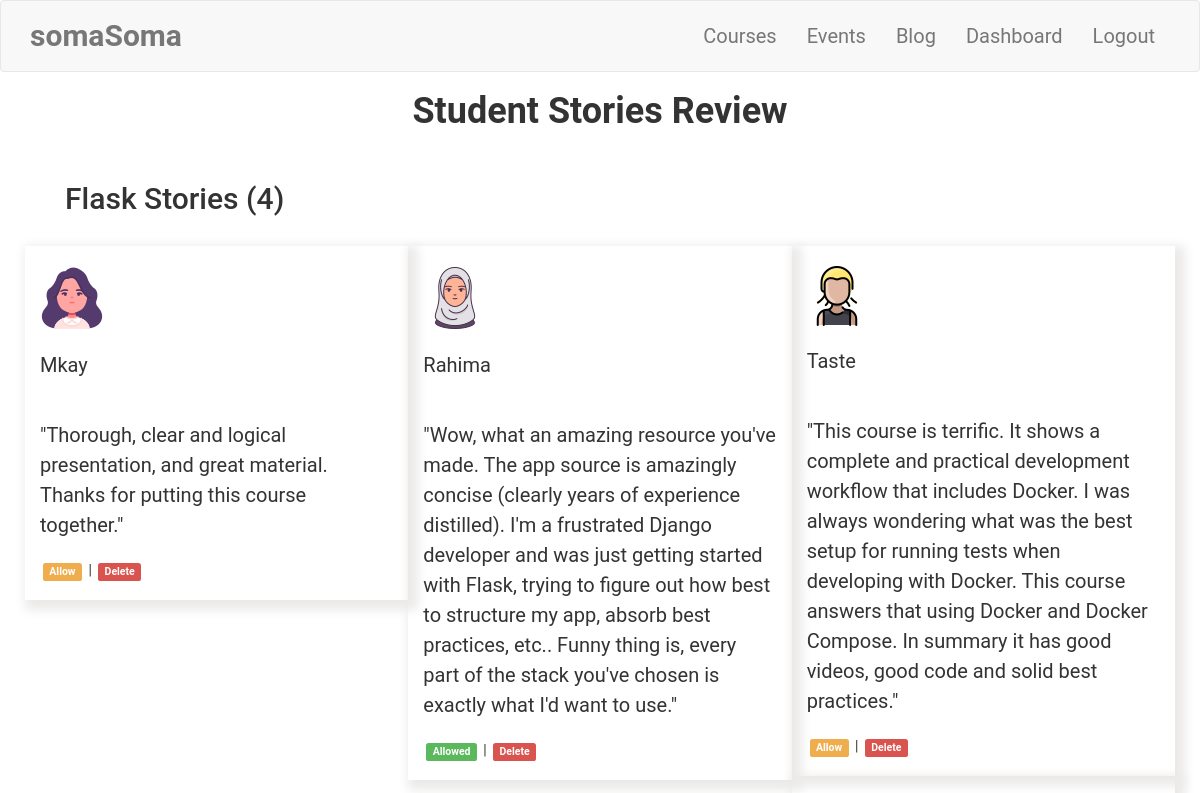
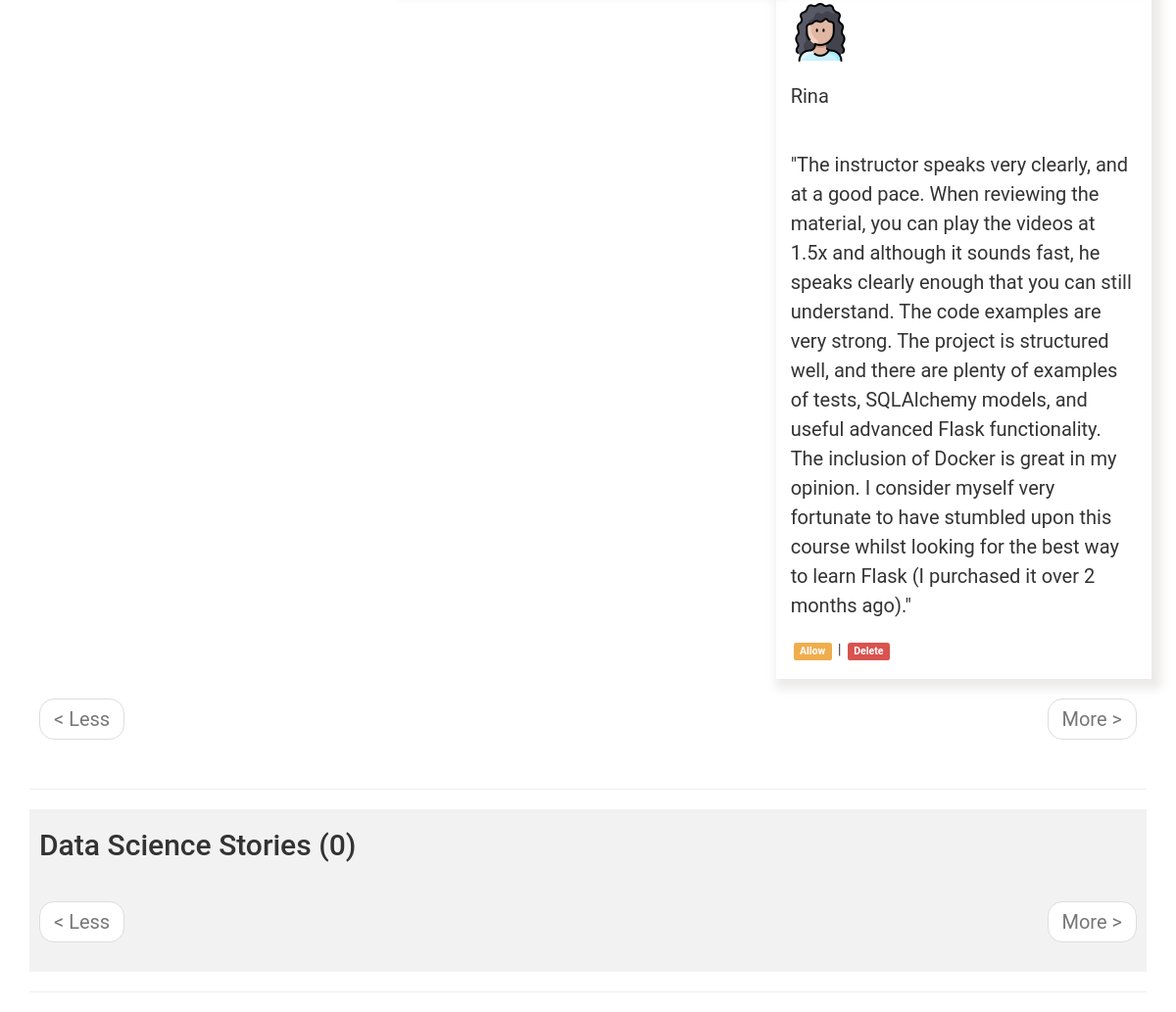
The app's page /admin/student-stories/review (signed in), older data (2 pictures, top to bottom).
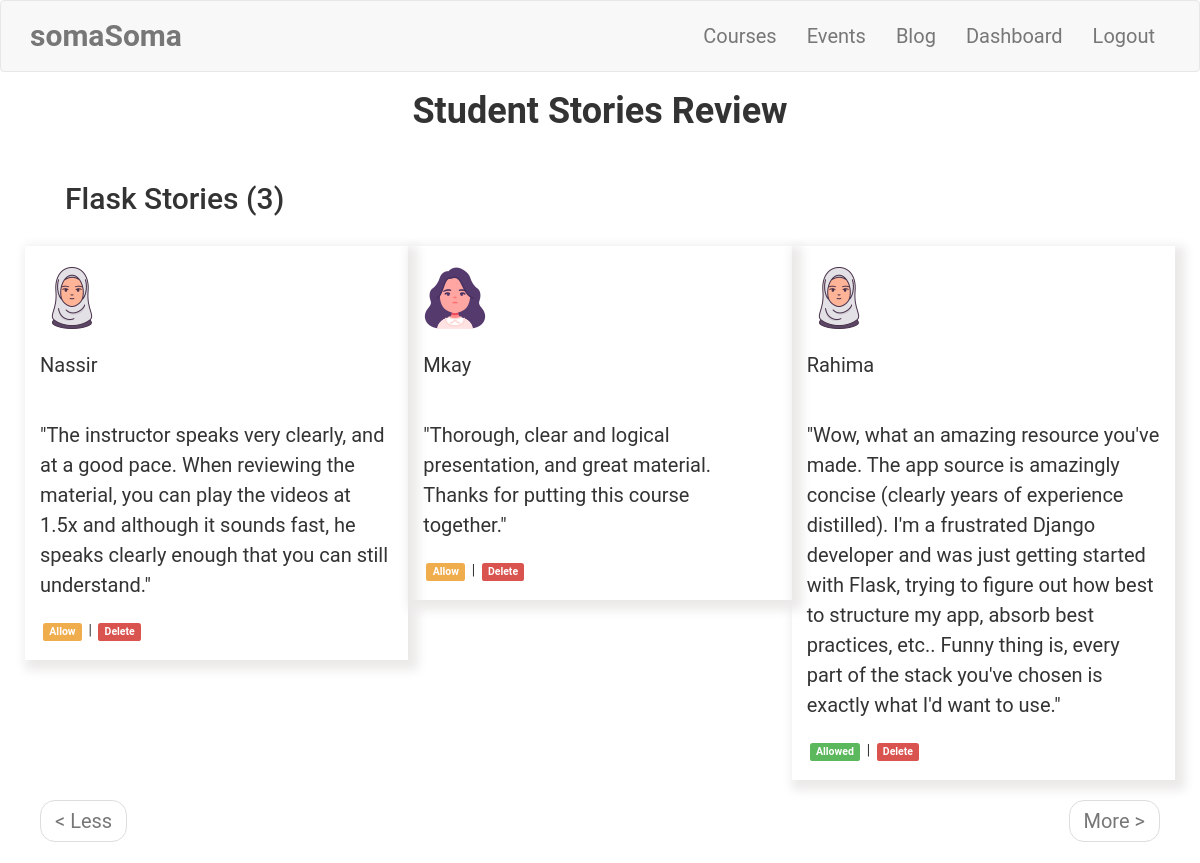
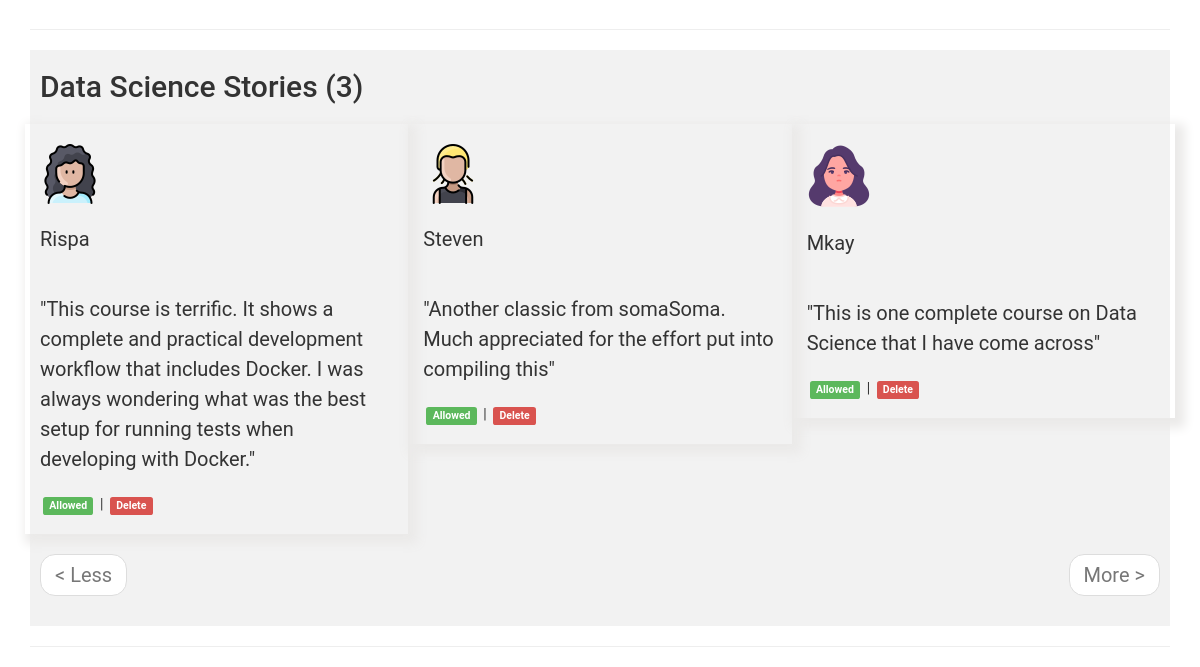
The same page, newer data (2 pictures, top to bottom).
### app/models.py (models this page shows, shortened)
class FlaskStudentStories(db.Model):
    __tablename__ = 'flask student stories'
    id = db.Column(db.Integer, primary_key=True)
    username = db.Column(db.String(64), index=True)
    student_image = db.Column(db.String(300))
    body = db.Column(db.String(300))
    timestamp = db.Column(db.DateTime, index=True, default=datetime.utcnow)
    allowed_status = db.Column(db.Boolean, default=False)
    admin_id = db.Column(db.Integer, db.ForeignKey('admin.id'))

class DataScienceStudentStories(db.Model):
    __tablename__ = 'data science student stories'
    id = db.Column(db.Integer, primary_key=True)
    username = db.Column(db.String(64), index=True)
    student_image = db.Column(db.String(300))
    body = db.Column(db.String(300))
    timestamp = db.Column(db.DateTime, index=True, default=datetime.utcnow)
    allowed_status = db.Column(db.Boolean, default=False)
    admin_id = db.Column(db.Integer, db.ForeignKey('admin.id'))

### app/admin/routes.py (the view)
@bp.route('/student-stories/review')
@login_required
def student_stories_review():
    flask_page = request.args.get('page', 1, type=int)
    ds_page = request.args.get('page', 1, type=int)
    flask_students = FlaskStudentStories.query.order_by(
        FlaskStudentStories.timestamp.desc()
        ).paginate(
            flask_page,
            current_app.config['POSTS_PER_PAGE'],
            False
            )
    next_url = url_for(
        'admin.student_stories_review',
        flask_page=flask_students.next_num,
        _anchor="student-stories") \
        if flask_students.has_next else None
    prev_url = url_for(
        'admin.student_stories_review',
        flask_page=flask_students.prev_num,
        _anchor="student-stories") \
        if flask_students.has_prev else None
    all_flask_students = len(FlaskStudentStories.query.all())
    ds_students = DataScienceStudentStories.query.order_by(
        DataScienceStudentStories.timestamp.desc()
        ).paginate(
            ds_page,
            current_app.config['POSTS_PER_PAGE'],
            False
            )
    next_ds_url = url_for(
        'admin.data_science_review',
        ds_page=ds_students.next_num,
        _anchor="data-science") \
        if ds_students.has_next else None
    prev_ds_url = url_for(
        'admin.data_science_review',
        ds_page=ds_students.prev_num,
        _anchor="data-science") \
        if ds_students.has_prev else None
    all_ds_students = len(DataScienceStudentStories.query.all())
    return render_template(
        'admin/review_student_stories.html',
        title='Student Stories Review',
        flask_students=flask_students.items,
        ds_students=ds_students.items,
        next_url=next_url,
        prev_url=prev_url,
        next_ds_url=next_ds_url,
        prev_ds_url=prev_ds_url,
        all_flask_students=all_flask_students,
        all_ds_students=all_ds_students
        )

### app/models.py (called while the page is built)
@login.user_loader
def load_admin(id):
    return Admin.query.get(int(id))

### app/templates/admin/review_student_stories.html (shortened to what this page needs)
{% extends 'base.html' %}
{% import 'bootstrap/wtf.html' as wtf %}
{% block app_content %}
    <div class="row">
        <div class="col-sm-12 text-center">
            <h1>{{ title }}</h1>
        </div>
    </div>
    <div style="padding: 10px;">
        <div class="row" id="student-stories">
            <div class="col-sm-12">
                <h2>Flask Stories ({{all_flask_students}})</h2>
            </div>
        </div>
        <div class="row">
            <div class="col-sm-12">
            </div>
        </div>
        <div class="row">
            {% for student in flask_students %}
            <div class="col-sm-4 student">
                <div class="row">
                    <div class="col-sm-12">
                        <img class="img-fluid" style="max-width: 100%; height: auto;" src="/{{ student.student_image }}" alt="Flask Class"><br>
                        <p>{{ student.username }}</p>
                    </div>
                </div>
                <div class="row">
                    <div class="col-sm-12">
                        <p>"{{ student.body }}"</p>
                    </div>
                </div>
                <div class="row">
                    <div class="col-sm-12">
                        {% if not student.allowed_status == 1 %}
                            <a href=" {{ url_for('admin.flask_stories_allow', id=student.id) }} " class="label label-warning">Allow</a>
                        {% else %}
                            <a href="#" class="label label-success">Allowed</a></a>
                        {% endif %}
                         | <a href=" {{ url_for('admin.flask_stories_delete', id=student.id) }} " class="label label-danger">Delete</a>
                    </div>
                </div>
            </div>
            {% endfor %}
        </div>
        <div class="row">
            <div  class="col-sm-12">
                <nav aria-label="...">
                    <ul class="pager">
                        <li class="previous{% if not prev_url %} disabled{% endif %}">
                            <a href="{{ prev_url or '#' }}">
                                <span aria-hidden="true">&#60;</span> Less
                            </a>
                        </li>
                        <li class="next{% if not next_url %} disabled{% endif %}">
                            <a href="{{ next_url or '#' }}">
                                More <span aria-hidden="true">&#62;</span>
                            </a>
                        </li>
                    </ul>
                </nav>
            </div>
        </div>
    </div>
    <hr>
    <div style="background-color: #f2f2f2; padding: 10px;">
        <div class="row" id="data-science">
            <div class="col-sm-12">
                <h2>Data Science Stories ({{all_ds_students}})</h2>
            </div>
        </div>
        <div class="row">
            <div class="col-sm-12">
            </div>
        </div>
        <div class="row">
            {% for student in ds_students %}
            <div class="col-sm-4 student">
                <div class="row">
                    <div class="col-sm-12">
                        <img class="img-fluid" style="max-width: 100%; height: auto;" src="/{{ student.student_image }}" alt="Flask Class"><br>
                        <p>{{ student.username }}</p>
                    </div>
                </div>
                <div class="row">
                    <div class="col-sm-12">
                        <p>"{{ student.body }}"</p>
                    </div>
                </div>
                <div class="row">
                    <div class="col-sm-12">
                        {% if not student.allowed_status == 1 %}
                            <a href=" {{ url_for('admin.ds_stories_allow', id=student.id) }} " class="label label-warning">Allow</a>
                        {% else %}
                            <a href="#" class="label label-success">Allowed</a></a>
                        {% endif %}
                         | <a href=" {{ url_for('admin.ds_stories_delete', id=student.id) }} " class="label label-danger">Delete</a>
                    </div>
                </div>
            </div>
            {% endfor %}
        </div>
        <div class="row">
            <div  class="col-sm-12">
                <nav aria-label="...">
                    <ul class="pager">
                        <li class="previous{% if not prev_ds_url %} disabled{% endif %}">
                            <a href="{{ prev_ds_url or '#' }}">
                                <span aria-hidden="true">&#60;</span> Less
                            </a>
                        </li>
                        <li class="next{% if not next_ds_url %} disabled{% endif %}">
                            <a href="{{ next_ds_url or '#' }}">
                                More <span aria-hidden="true">&#62;</span>
                            </a>
                        </li>
                    </ul>
                </nav>
            </div>
        </div>
    </div>
    <hr>
{% endblock %}

### app/templates/base.html (shortened to what this page needs)
{% extends 'bootstrap/base.html' %}
{% block head %}
    {{super()}}
{% endblock %}
{% block styles %}
    {{ super() }}
    <link rel="stylesheet" type="text/css" href="{{ url_for('static', filename='css/styles.css') }}">
{% endblock %}
{% block navbar %}
<nav class="navbar navbar-default">
    <div class="container">
        <div class="navbar-header">
            <a class="navbar-brand" href="{{ url_for('main.home') }}">somaSoma</a>
        </div>
        <div class="collapse navbar-collapse" id="bs-example-navbar-collapse-1">
            <ul class="nav navbar-nav navbar-right">
                <li class="nav-item dropdown">
                    <a class="nav-link dropdown-toggle" href=" {{ url_for('main.courses') }} " id="navbarDropdown" role="button" data-toggle="dropdown" aria-haspopup="true" aria-expanded="false">
                    Courses
                    </a>
                </li>
                <li><a href=" {{ url_for('main.events') }} ">Events</a></li>
                <li><a href=" {{ url_for('main.blog') }} ">Blog</a></li>
                {% if current_user.is_authenticated %}
                    <li><a href=" {{ url_for('admin.dashboard') }} ">Dashboard</a></li>
                    <li><a href=" {{ url_for('auth.logout') }} ">Logout</a></li>
                {% endif %}
            </ul>
        </div>
    </div>
</nav>
{% endblock %}
{% block content %}
    <div class="container">
        {% block app_content %}
        {% endblock %}
    </div>
{% endblock %}

### app/static/css/styles.css (style rules this page uses)
.student { padding-top: 20px; padding-bottom: 20px; }
.navbar-brand { font-size: 30px; font-weight: 600; margin-top: 10px; }
html, body { font-family: 'Roboto', sans-serif; }
h1 { padding-bottom: 10px; font-weight: 600; margin-top: 0px; padding-top: 0px; }
h2, h3, h4, h5, h6, p { margin-top: 0px; padding-top: 10px; padding-bottom: 10px; }
p, li { line-height: 30px; margin-top: 10px; margin-bottom: 10px; }
p, li, td, .btn, .btn-alt, .schedule-btn { font-size: 20px; }
.student { box-shadow: 5px 5px 10px 5px #ebeae9; }
#student-stories { margin: 10px; }
.label { margin: 3px; }

Row changes from the older to the newer data that the page shows:
removed FlaskStudentStories: student_image (picture), username "Taste", body "This course is terrific. It shows a complete and practical development workflow that includes Docker. I was always wondering what was the best setup for running tests when developing with Docker. This course answers that using Docker and Docker Compose. In summary it has good videos, good code and solid best practices."
removed FlaskStudentStories: student_image (picture), username "Rina", body "The instructor speaks very clearly, and at a good pace. When reviewing the material, you can play the videos at 1.5x and although it sounds fast, he speaks clearly enough that you can still understand. The code examples are very strong. The project is structured well, and there are plenty of examples of tests, SQLAlchemy models, and useful advanced Flask functionality. The inclusion of Docker is great in my opinion. I consider myself very fortunate to have stumbled upon this course whilst looking for the best way to learn Flask (I purchased it over 2 months ago)."
added FlaskStudentStories: student_image (picture), username "Nassir", body "The instructor speaks very clearly, and at a good pace. When reviewing the material, you can play the videos at 1.5x and although it sounds fast, he speaks clearly enough that you can still understand."
added DataScienceStudentStories: student_image (picture), username "Rispa", body "This course is terrific. It shows a complete and practical development workflow that includes Docker. I was always wondering what was the best setup for running tests when developing with Docker.", allowed_status "Allowed"
added DataScienceStudentStories: student_image (picture), username "Steven", body "Another classic from somaSoma. Much appreciated for the effort put into compiling this", allowed_status "Allowed"
added DataScienceStudentStories: student_image (picture), username "Mkay", body "This is one complete course on Data Science that I have come across", allowed_status "Allowed"
Text that changed along with them:
{{ all_flask_students }}: "4" → "3"
{{ all_ds_students }}: "0" → "3"
